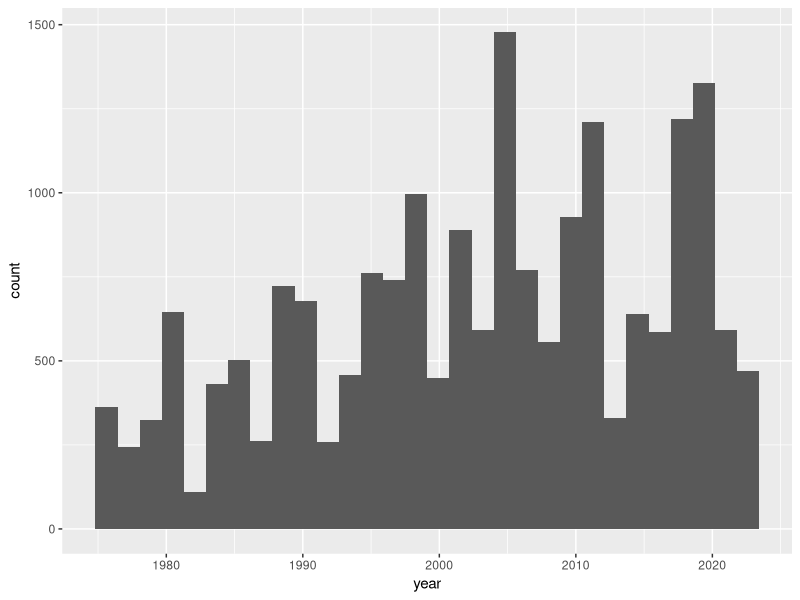

Generate this figure with R:
## ---- chunk 1
library(tidyverse)
## ---- chunk 2
storms %>%
  ggplot(mapping= aes(x= year)) +
  geom_histogram()

## ---- chunk 3


